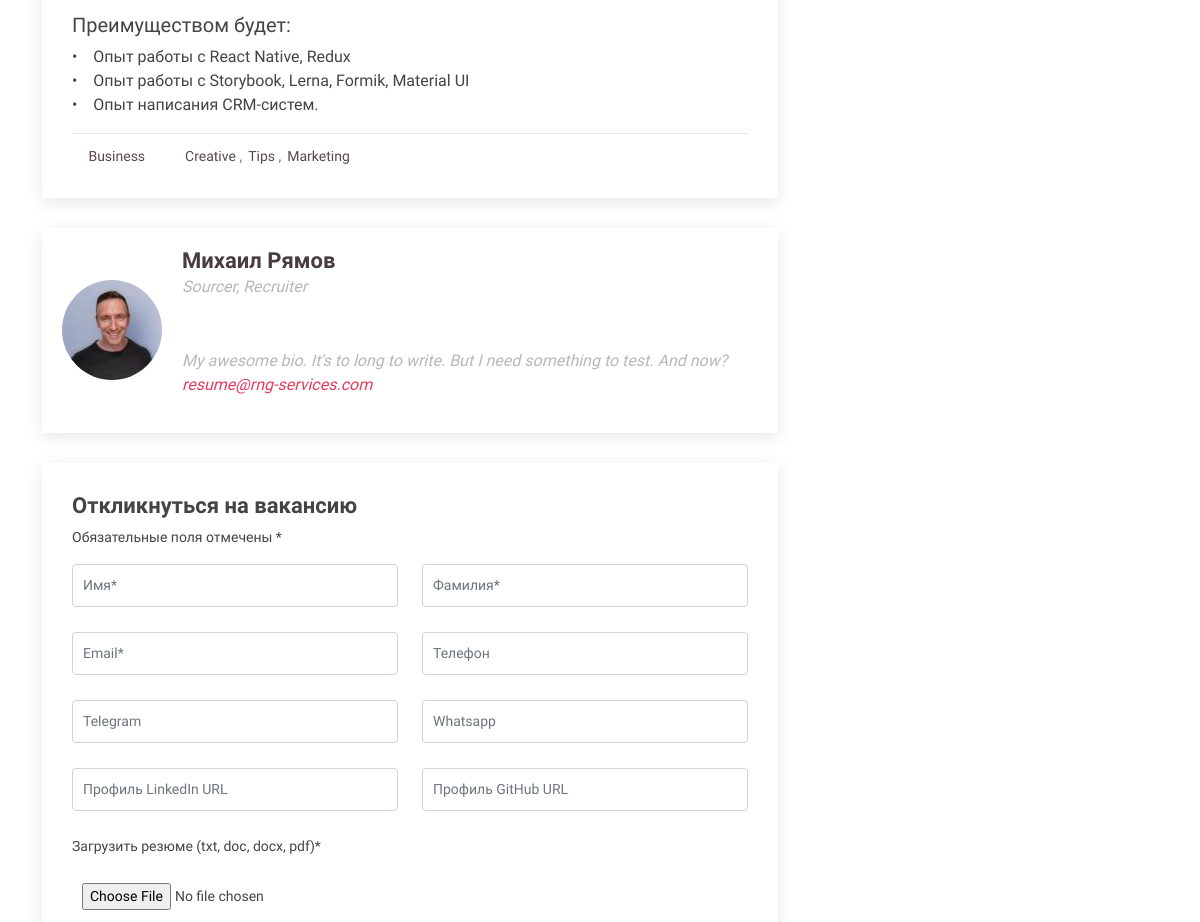
The app's page /vacancies/12/react-razrabotcik/ (middle part), older data.
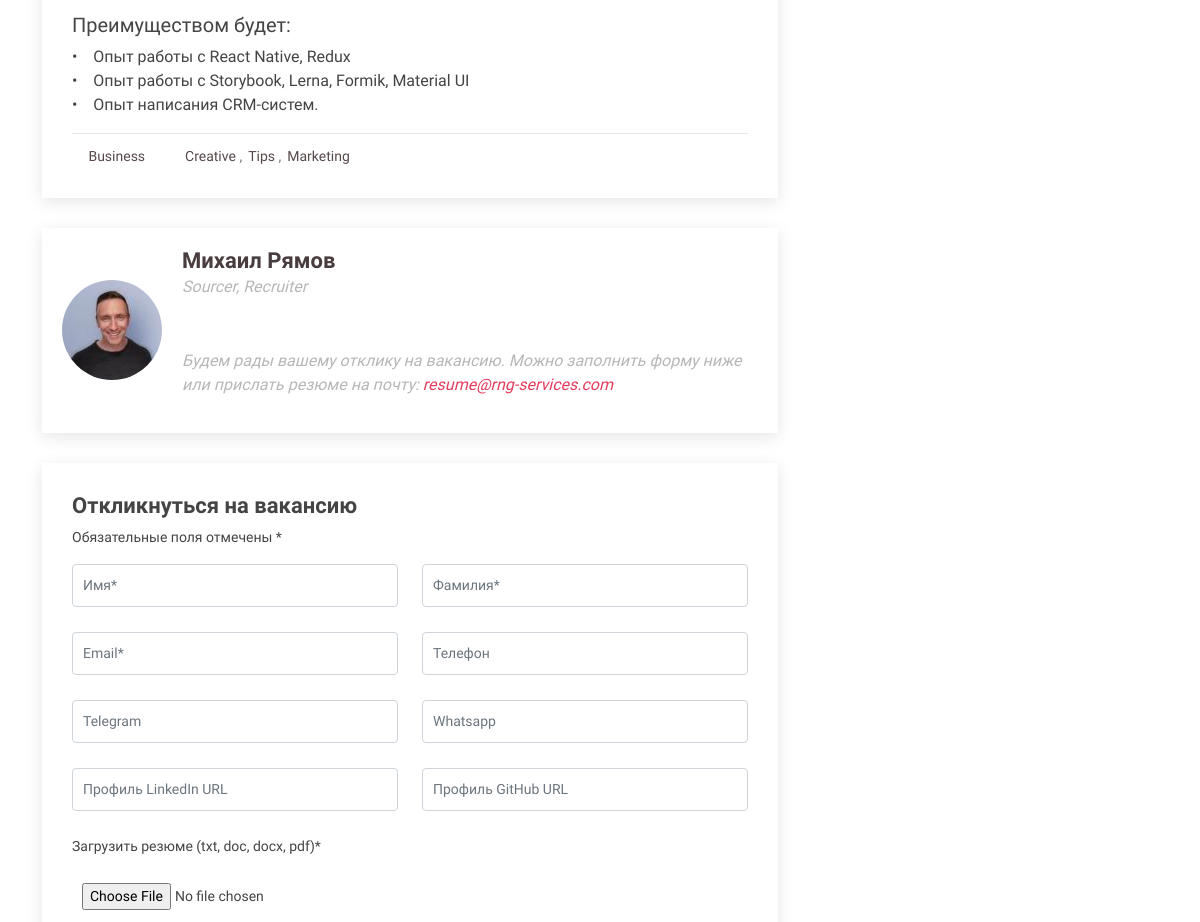
The same page, newer data.
### vacancies/models.py (models this page shows, shortened)
class Vacancy(models.Model):
    class Meta:
        verbose_name = "Vacancy"
        verbose_name_plural = "Vacancies"
    class Image(models.IntegerChoices):
        BLOG1 = 1
        BLOG2 = 2
        BLOG3 = 3
        BLOG4 = 4
        BLOG5 = 5
        BLOG6 = 6
        BLOG7 = 7
        BLOG8 = 8
        BLOG9 = 9
    title = models.CharField(max_length=160, verbose_name="Название")
    slug = models.SlugField(unique=True, blank=True)
    image = models.IntegerField(choices=Image.choices, default=1, verbose_name="Выбор картинки для вакансии")
    location = models.CharField(max_length=30, blank=True, verbose_name="город - офис / удалённо")
    salary = models.CharField(max_length=30, blank=True)
    format = models.CharField(max_length=30, blank=True, verbose_name="Занятость / в штат")
    entryСontent = RichTextField(blank=True, verbose_name="Краткое описание вакансии, проекта или клиента. / Превью.")
    body = RichTextField(blank=True, verbose_name="Полное описание вакансии: обязанности, требования, условия.")
    tags = models.TextField(blank=True)
    date_created = models.DateTimeField(auto_now_add=True)
    date_published = models.DateTimeField(auto_now=True)
    is_published = models.BooleanField(default=False, verbose_name="Опубликовано")
    author = models.ForeignKey(User, on_delete=models.CASCADE, default=User)
    contacts = models.BooleanField(default=True, verbose_name="Указать контакты рекрутера")
    is_on_top = models.BooleanField(default=False, verbose_name="На главной странице")
    def get_image(self):
        return f'website/assets/img/blog/blog-{self.image}.jpg'

### users/models.py (models this page shows, shortened)
class Profile(models.Model):
    user = models.OneToOneField(User, on_delete=models.CASCADE, primary_key = True, related_name='profile')
    profile_image = models.ImageField(default='images/profile/default.jpeg', upload_to='images/profile')
    bio = models.TextField()
    position = models.CharField(max_length=120, null=True, blank=True)
    linkedin_url = models.CharField(max_length=120, null=True, blank=True)
    facebook_url = models.CharField(max_length=120, null=True, blank=True)
    whatsapp_url = models.CharField(max_length=120, null=True, blank=True)
    telegram_url = models.CharField(max_length=120, null=True, blank=True)
    twitter_url = models.CharField(max_length=120, null=True, blank=True)
    instagram_url = models.CharField(max_length=120, null=True, blank=True)

### vacancies/views.py (the view, shortened to what this page needs)
# urls.py: path('<int:pk>/<str:slug>/', AddApplicationView.as_view(), name='add_application'),
class AddApplicationView(CreateView):
    model = JobApplication
    form_class = JobApplicationForm
    template_name = 'vacancies/application_form.html'
    def get_context_data(self, **kwargs):  # забираем отфильтрованные объекты переопределяя метод get_context_data у наследуемого класса
        context = super().get_context_data(**kwargs)
        context['application_form'] = JobApplicationForm
        context['vacancy'] = Vacancy.objects.get(pk=self.kwargs['pk'])
        return context

### vacancies/templates/vacancies/application_form.html (shortened to what this page needs)
{% extends 'vacancies/vacancies_base.html' %}
{% load  static %}
{% block content %}
<article class="entry entry-single">
    <div class="entry-content">
      <br/>
      <p>{{ vacancy.body|safe }}</p>
    </div>
    <div class="entry-footer">
      <i class="bi bi-folder"></i>
      <ul class="cats">
        <li><a href="#">Business</a></li>
      </ul>
      <i class="bi bi-tags"></i>
      <ul class="tags">
        <li><a href="#">Creative</a></li>
        <li><a href="#">Tips</a></li>
        <li><a href="#">Marketing</a></li>
      </ul>
    </div>
</article>
  {% if vacancy.contacts %}
    <div class="blog-author d-flex align-items-center">
      <img src="{{ vacancy.author.profile.profile_image.url }}" class="rounded-circle float-left" alt="">
      <div>
        <h4>{{ vacancy.author.get_full_name }}</h4>
        <p>{{ vacancy.author.profile.position }}</p>
        <div class="social-links">
          <a href="{{ vacancy.author.profile.telegram_url }}"><i class="bi bi-telegram"></i></a>
          <a href="mailto:{{ vacancy.author.email }}"><i class="bi bi-envelope"></i></a>
          <a href="{{ vacancy.author.profile.linkedin_url }}" target="_blank"><i class="bx bxl-linkedin"></i></a>
        </div>
        <p>
          {{ vacancy.author.profile.bio }}<a href="mailto:resume@rng-services.com" target="_blank"><span>  resume@rng-services.com</span></a>
        </p>
      </div>
    </div>
  {% endif %}
<div class="blog-comments">
    <div class="reply-form">
      <h4>Откликнуться на вакансию</h4>
      <p>Обязательные поля отмечены * </p>
      <form action="" method="POST" class="post-form" enctype="multipart/form-data">{% csrf_token %}
        <div class="row">
          <div class="col-md-6 form-group">
            {{ application_form.first_name }}
          </div>
          <div class="col-md-6 form-group">
            {{ application_form.last_name }}
          </div>
        </div>
        <div class="row">
          <div class="col-md-6 form-group">
            {{ application_form.email }}
          </div>
          <div class="col-md-6 form-group">
            {{ application_form.phone }}
          </div>
        </div>
        <div class="row">
          <div class="col-md-6 form-group">
            {{ application_form.telegram_url }}
          </div>
          <div class="col-md-6 form-group">
            {{ application_form.whatsapp_url }}
          </div>
        </div>
        <div class="row">
          <div class="col-md-6 form-group">
            {{ application_form.linkedin_url }}
          </div>
          <div class="col-md-6 form-group">
            {{ application_form.github_url }}
          </div>
        </div>
        <div class="row">
          <div class="col form-group">
            <p>Загрузить резюме (txt, doc, docx, pdf)*</p>
            <input name="resume" type="file" accept=".txt, .doc, .docx, .pdf" verbose_name="Загрузить резюме*" help_text="Загрузить резюме в формате txt, doc, docx, pdf" required>
          </div>
        </div>
      </form>
    </div>
</div>
{% endblock %}
{% block sidebar %}
  {% include 'vacancies/vacancies_list_sidebar.html' %}
{% endblock %}

Row changes from the older to the newer data that the page shows:
changed through a linked row, Vacancy "Михаил Рямов": author.profile.bio "My awesome bio. It's to long to write. But I need something to test. And now?" → "Будем рады вашему отклику на вакансию. Можно заполнить форму ниже или прислать резюме на почту:"
